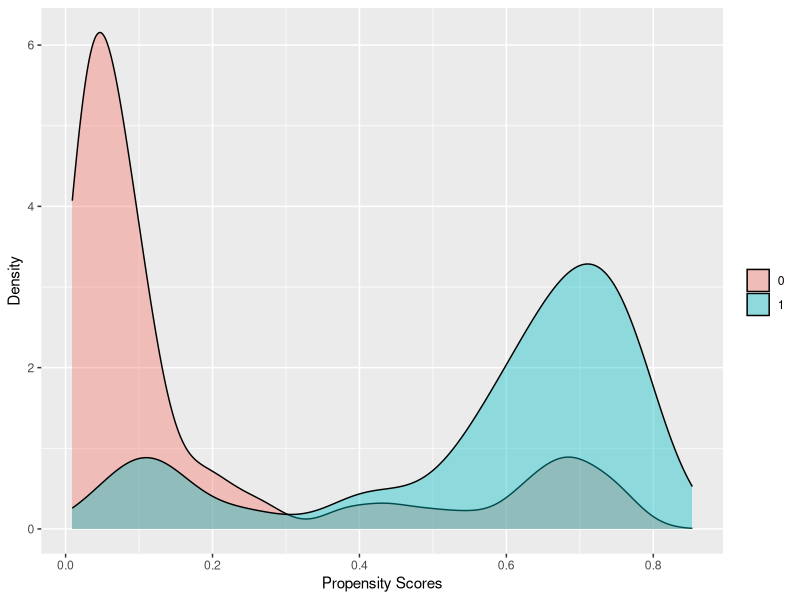
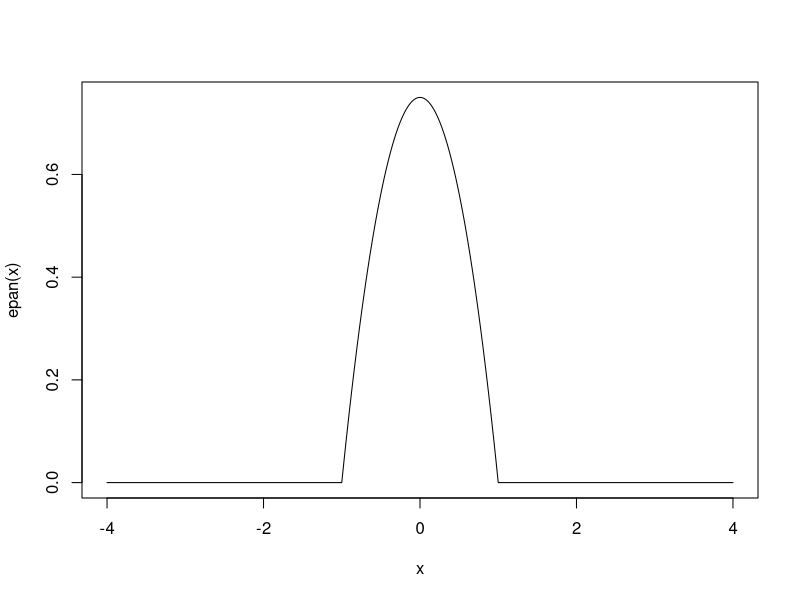

Generate these figures, in order, with R:
## ---- chunk 1
library(MatchIt)
library(tidyverse)
library(marginaleffects)
library(sandwich)
## ---- chunk 2
data(lalonde)
## ---- chunk 3
head(lalonde)
## ---- chunk 4
m0 <- matchit(
  treat ~ age + educ + race + married + nodegree + re74 + re75,
  data = lalonde,
  method = NULL,
  distance = "glm"
)
## ---- chunk 5
summary(m0)
## ---- chunk 6
m1 <- matchit(
  treat ~ age + educ + race + married + nodegree + re74 + re75,
  data = lalonde,
  method = "nearest",
  distance = "glm",
  replace = TRUE,
  caliper = 0.2,
  ratio = 5
)
m1
## ---- chunk 7
summary(m1)
## ---- chunk 8
m1mat <- get_matches(m1)
head(m1mat)
## ---- chunk 9
nrow(lalonde)
## ---- chunk 10
nrow(m1mat)
## ---- chunk 11
m1fit <- lm(re78 ~ treat * (age + educ + race + married + nodegree + 
             re74 + re75), data = m1mat, weights = weights)
m1fit |> summary()
## ---- chunk 12
head(m1mat)
## ---- chunk 13
avg_comparisons(m1fit,
                variables = "treat",
                vcov = ~subclass + id,
                newdata = subset(m1mat, treat == 1),
                wts = "weights")
## ---- chunk 14
glm1 <-
  glm(
    treat ~ age + educ + race + married + nodegree + re74 + re75,
    data = lalonde,
    family = binomial
  )
lalonde$ps <- predict(glm1, type = "response")
## ---- chunk 15
lalonde %>%
  ggplot(aes(x = ps, fill = factor(treat))) +
  geom_density(alpha = .4) + 
  labs(x = "Propensity Scores", y = "Density", fill = "") 
## ---- chunk 16
epan <- function(x) {
  (3/4)*(1-x^2)*(abs(x)<=1)
}
## ---- chunk 17
curve(epan(x), -4, 4, n = 1001)
## ---- chunk 18
rescale <- function(x, in_min, in_max, out_min, out_max) {
  out_min + ((x - in_min)*(out_max - out_min)/(in_max - in_min))
}
## ---- chunk 19
rescale(seq(-0.3, 0.3, .1), -0.2, 0.2, -1, 1) |> round(2)
## ---- chunk 20
kmatch <- function(dat, radius, treat_var, ps_var) {
  res <- data.frame()
  
  # Give each observation a unique ID, for the SE calc later
  temp <- dat |>
    mutate(.id = 1:n())
  
  treats <- temp |>
    filter(!!sym(treat_var) == 1)
  controls <- temp |>
    filter(!!sym(treat_var) == 0) |>
    arrange(!!sym(ps_var)) # hopefully speeds up filter
  
  # work through treat obs and find matches
  for (r in 1:nrow(treats)) {
    cur_row <- treats[r,]
    target_ps <- as.numeric(cur_row[ps_var])
    
    # note the strictly less/greater than
    matches <- controls |> 
      filter(!!sym(ps_var) > target_ps - radius &
             !!sym(ps_var) < target_ps + radius) |>
      mutate(.dist = abs(target_ps - !!sym(ps_var)),
             .distnorm = rescale(.dist, -radius, radius, -1, 1),
             .epan = epan(.distnorm),
             .wt = .epan/sum(.epan)) # weights sum to 1 within a class
    
    if (nrow(matches) >= 1) {
      cur_row$.class <- r
      cur_row$.wt    <- 1 # treat obs gets weight 1
      matches$.class <- r
    
      res <- bind_rows(res, cur_row, matches)
    }
  }
  
  res
}
## ---- chunk 21
outdat <- kmatch(dat = lalonde, treat_var = "treat", radius = 0.05, ps_var = "ps")
## ---- chunk 22
outdat |>
  group_by(.class)|>
  filter(treat == 0) |>
  summarise(sums = sum(.wt)) |>
  pull(sums) |>
  summary()
## ---- chunk 23
outfit <- lm(re78 ~ treat * (age + educ + race + married + nodegree + 
             re74 + re75), data = outdat, weights = .wt)
## ---- chunk 24
summary(outfit)
## ---- chunk 25
avg_comparisons(outfit,
                variables = "treat",
                vcov = ~.class + .id,
                newdata = subset(outdat, treat == 1),
                wts = ".wt")
